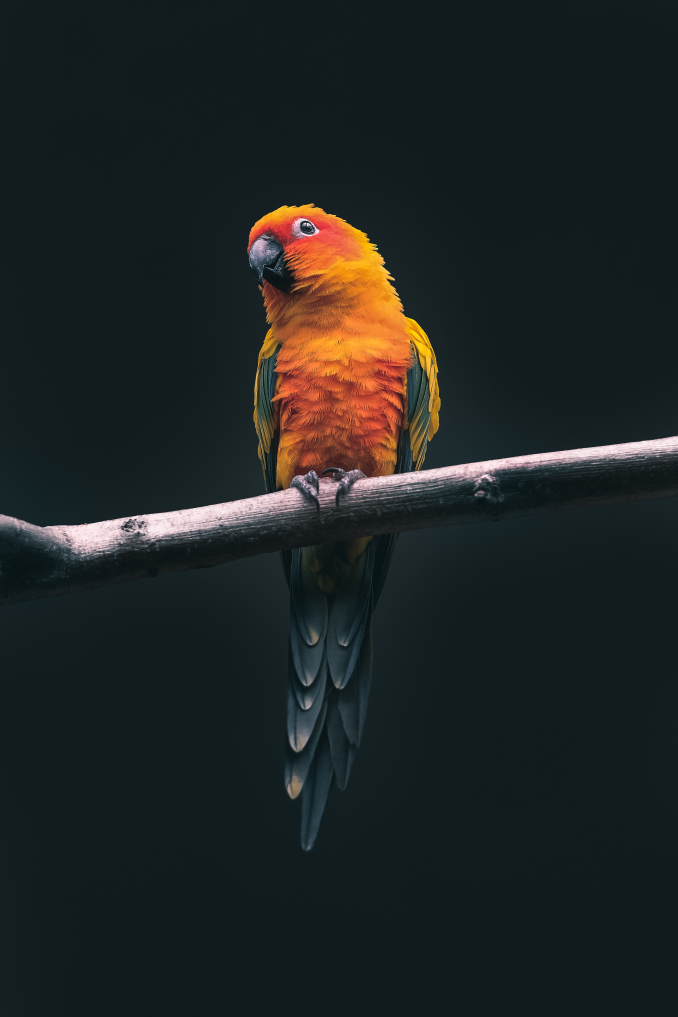
#> input picture Photos/bird.jpg, 2712 x 4068 px (shown at 1/4 size)
$ python thresh.py
#> lines starting #> are read from the running program, lines starting #| are printed output that depends on the picture; after the words box and inside, x2 and y2 are one past the last pixel; in counts of white or black regions, pixels touching at a corner belong together
import cv2 as cv
import numpy as np
import matplotlib.pyplot as plt

img = cv.imread('Photos/bird.jpg')
#> img is the input picture: shape (4068, 2712, 3); mean B, G, R 35.4, 36, 30.8
resized = cv.resize(img, (500,500), interpolation=cv.INTER_CUBIC)
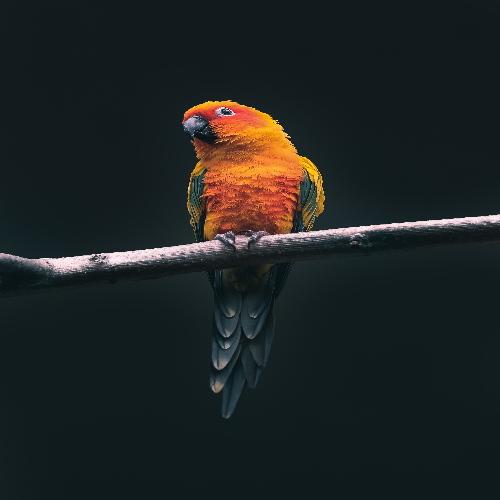
#> resized: shape (500, 500, 3); mean B, G, R 35.4, 36, 30.8
cv.imshow('Resized', resized)

gray = cv.cvtColor(resized, cv.COLOR_BGR2GRAY)
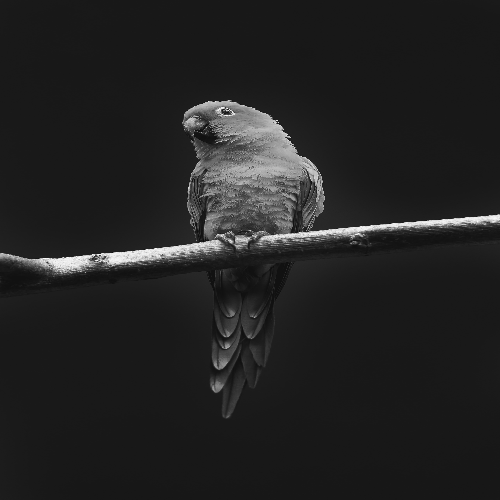
#> gray: shape (500, 500); min 10, max 254, mean 34.3
cv.imshow('Gray', gray)

# Simple Thresholding
threshold, thresh = cv.threshold(gray, 150, 255, cv.THRESH_BINARY)
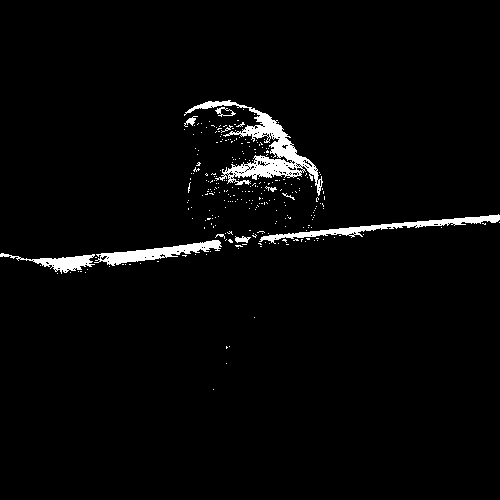
#> thresh: shape (500, 500); 2.8% white; 275 white regions (264 under 20 px), largest, box (x1, y1, x2, y2) and area: (184, 100, 323, 196) 2828, (259, 214, 500, 244) 1333, (94, 240, 222, 266) 1195
cv.imshow('Simple Thresholded', thresh)

threshold, thresh_inv = cv.threshold(gray, 150, 255, cv.THRESH_BINARY_INV)
cv.imshow('Simple Thresholded Inverse', thresh_inv)

# Adaptive Thresholding
adaptive_thresh = cv.adaptiveThreshold(gray, 255, cv.ADAPTIVE_THRESH_MEAN_C, cv.THRESH_BINARY, 11, 3)
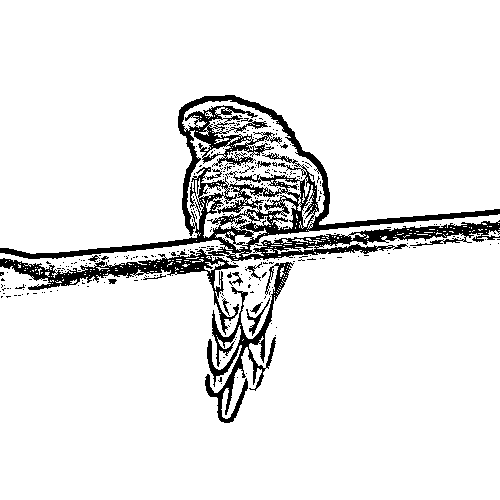
#> adaptive_thresh: shape (500, 500); 91.4% white; 305 black regions (291 under 20 px), largest, box (x1, y1, x2, y2) and area: (0, 95, 500, 335) 17185, (205, 262, 294, 423) 2904, (246, 298, 270, 336) 158
cv.imshow('Adaptive Thresholding', adaptive_thresh)

cv.waitKey(0)
